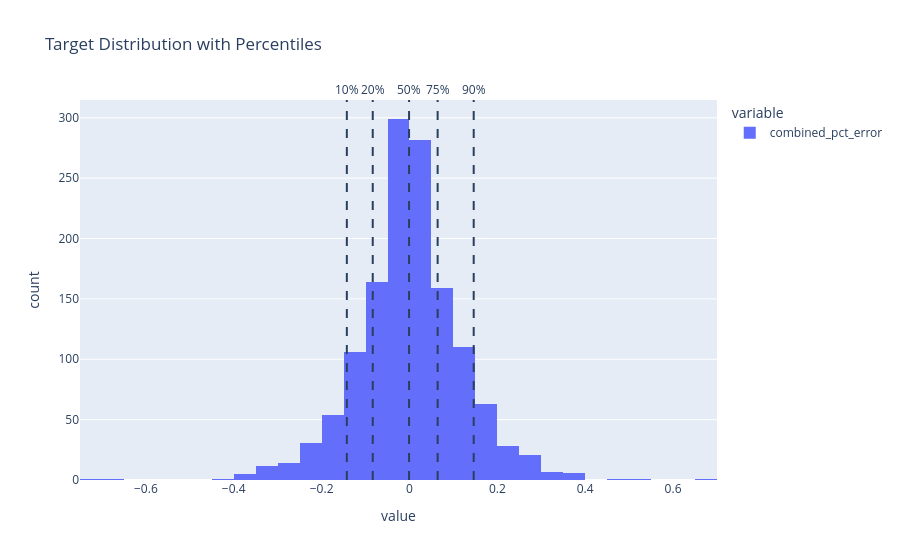

Notebook code for this chart:
### Code cell
# your data
pre_y_over = np.log1p(inst_model_df[targ])

# percentiles you care about
percentiles = [0.1, 0.2, 0.5, 0.75, 0.9]
values = np.quantile(pre_y_over, percentiles)

# histogram
fig = px.histogram(pre_y_over, nbins=50, title="Target Distribution with Percentiles")

# add vertical lines
for p, v in zip(percentiles, values):
    fig.add_vline(
        x=v,
        line_dash="dash",
        annotation_text=f"{int(p*100)}%",
        annotation_position="top"
    )

fig.show()

### Figure 1 — Plotly figure (JSON) as saved in the notebook; plotly's stock layout.template omitted (floating-point values rounded to 4 significant figures; data arrays with more than 128 entries replaced by an {"elided": "..."} marker saying what was removed)
{"data": [{"bingroup": "x", "hovertemplate": "variable=combined_pct_error<br>value=%{x}<br>count=%{y}<extra></extra>", "legendgroup": "combined_pct_error", "marker": {"color": "#636efa", "pattern": {"shape": ""}}, "name": "combined_pct_error", "nbinsx": 50, "orientation": "v", "showlegend": true, "type": "histogram", "x": {"elided": "1367 float values"}, "xaxis": "x", "yaxis": "y"}], "layout": {"annotations": [{"showarrow": false, "text": "10%", "x": -0.1426, "xanchor": "center", "xref": "x", "y": 1, "yanchor": "bottom", "yref": "y domain"}, {"showarrow": false, "text": "20%", "x": -0.08363, "xanchor": "center", "xref": "x", "y": 1, "yanchor": "bottom", "yref": "y domain"}, {"showarrow": false, "text": "50%", "x": -0.0009348, "xanchor": "center", "xref": "x", "y": 1, "yanchor": "bottom", "yref": "y domain"}, {"showarrow": false, "text": "75%", "x": 0.06409, "xanchor": "center", "xref": "x", "y": 1, "yanchor": "bottom", "yref": "y domain"}, {"showarrow": false, "text": "90%", "x": 0.1462, "xanchor": "center", "xref": "x", "y": 1, "yanchor": "bottom", "yref": "y domain"}], "barmode": "relative", "legend": {"title": {"text": "variable"}, "tracegroupgap": 0}, "shapes": [{"line": {"dash": "dash"}, "type": "line", "x0": -0.1426, "x1": -0.1426, "xref": "x", "y0": 0, "y1": 1, "yref": "y domain"}, {"line": {"dash": "dash"}, "type": "line", "x0": -0.08363, "x1": -0.08363, "xref": "x", "y0": 0, "y1": 1, "yref": "y domain"}, {"line": {"dash": "dash"}, "type": "line", "x0": -0.0009348, "x1": -0.0009348, "xref": "x", "y0": 0, "y1": 1, "yref": "y domain"}, {"line": {"dash": "dash"}, "type": "line", "x0": 0.06409, "x1": 0.06409, "xref": "x", "y0": 0, "y1": 1, "yref": "y domain"}, {"line": {"dash": "dash"}, "type": "line", "x0": 0.1462, "x1": 0.1462, "xref": "x", "y0": 0, "y1": 1, "yref": "y domain"}], "title": {"text": "Target Distribution with Percentiles"}, "xaxis": {"anchor": "y", "domain": [0, 1], "title": {"text": "value"}}, "yaxis": {"anchor": "x", "domain": [0, 1], "title": {"text": "count"}}}}
